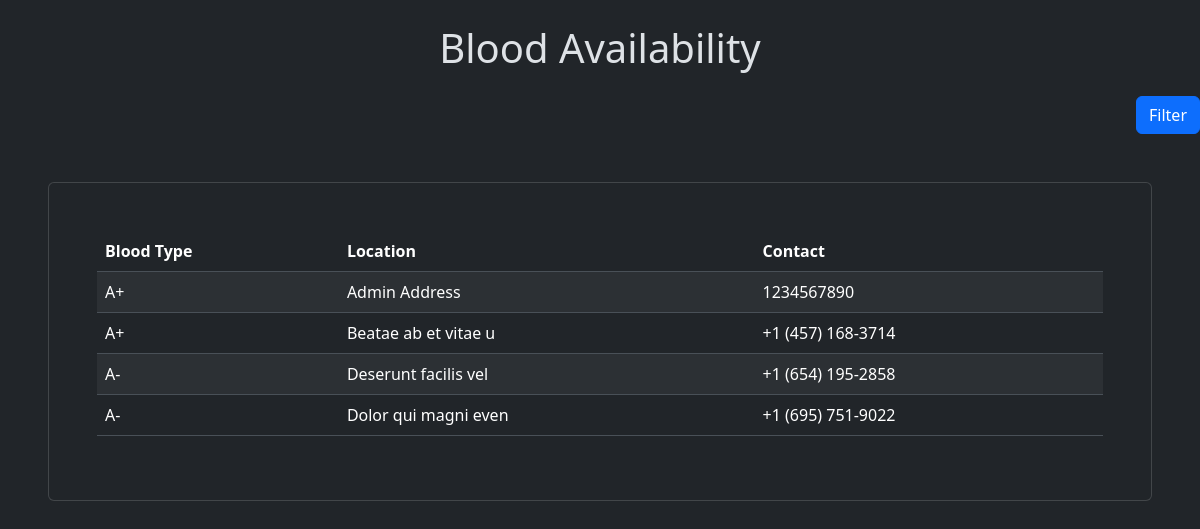
Page /bloodavailability on the committed database.
### models/user.py (models this page shows, shortened)
class User(db.Model):
    __tablename__ = 'users'
    id = db.Column(db.Integer, primary_key=True, autoincrement=True)
    username = db.Column(db.String(50), unique=True, nullable=False)
    name = db.Column(db.String(100), nullable=False)
    nid = db.Column(db.String(20), nullable=False)
    date_of_birth = db.Column(db.String(10), nullable=False)
    email = db.Column(db.String(100), unique=True, nullable=False)
    address = db.Column(db.String(200), nullable=False)
    password = db.Column(db.String(100), nullable=False)
    contact = db.Column(db.String(20), nullable=False)
    blood_type = db.Column(db.String(3), nullable=False)
    role = db.Column(db.String(20), default='user', nullable=False)
    blood_donation = db.Column(db.String(6))
    @staticmethod
    def getAlluser():
        return User.query.filter_by(blood_donation="True").order_by(User.address, User.blood_type).all()

### app.py (the view)
@app.route('/bloodavailability', methods=['GET', 'POST'])
def bloodavailability():
    if request.method == 'GET':
        user = User.getAlluser()
        return render_template('bloodavailability.html', user=user)
    elif request.method == 'POST':
        bloodgroup = request.form['bloodgroup']
        location = request.form['location']
        is_success = User.filter_bloodbank(bloodgroup, location)
        return render_template('bloodavailability.html', user=is_success)

### templates/bloodavailability.html (shortened to what this page needs)
{% extends "base.html" %}
{% block content %}
<h1 class="text-center mb-4 mt-4">Blood Availability</h1>
<div class="d-flex justify-content-end">
    <button type="button" class="btn btn-primary ms-2" data-bs-toggle="modal" data-bs-target="#filterModal">
        Filter
    </button>
</div>
<div class="card p-5 m-5">
    <div class="table-responsive">
        <table class="table table-striped">
            <thead>
                <tr>
                    <th>Blood Type</th>
                    <th>Location</th>
                    <th>Contact</th>
                </tr>
            </thead>
            <tbody>
                {% for i in user %}
                <tr>
                    <td>{{ i.blood_type }}</td>
                    <td>{{ i.address }}</td>
                    <td>{{ i.contact }}</td>
                </tr>
                {% endfor %}
            </tbody>
        </table>
    </div>
</div>
{% endblock %}

### rows in the picture
User: blood_type "A+", address "Admin Address", contact "1234567890"
User: blood_type "A+", address "Beatae ab et vitae u", contact "+1 (457) 168-3714"
User: blood_type "A-", address "Deserunt facilis vel", contact "+1 (654) 195-2858"
User: blood_type "A-", address "Dolor qui magni even", contact "+1 (695) 751-9022"
